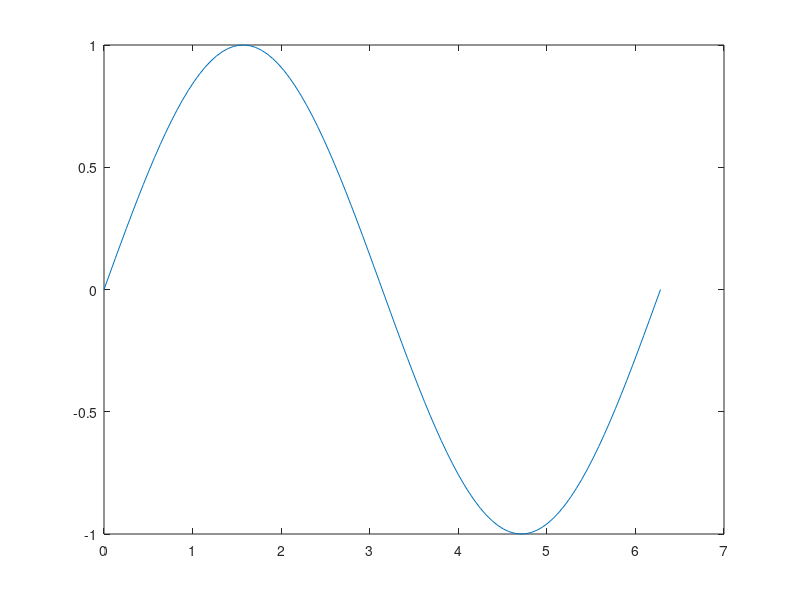

Source code (MATLAB): (Note: this script raises an error after producing the figure.)
clear % limpia Workspace
clc % limpia la command Window

x=[1 2 3]; %vector fila
y=[1;2;3]; %vector columna
v=1./x;  % '.' para evaluar componente a componente
u=ones(5,1);
t=zeros(5,1);

length(u); % numero de componentes de x
size(u); % numero de filas y numero de columnas de x

x=[1 2 3 4];
y=[1;2;3;4];

x*y
y*x

norm(x) % norma 2 de x
p = 1;
norm(x,p) % norma p de x
norm(x,inf) % norma infinito de x

x = linspace(0,2*pi,100) % 100 valores entre 0 y 2*pi
y = sin(x) % evaluar la funci´on en x
plot(x,y) % graficar

hold on
plot(x,mifuncion1(x),"r")